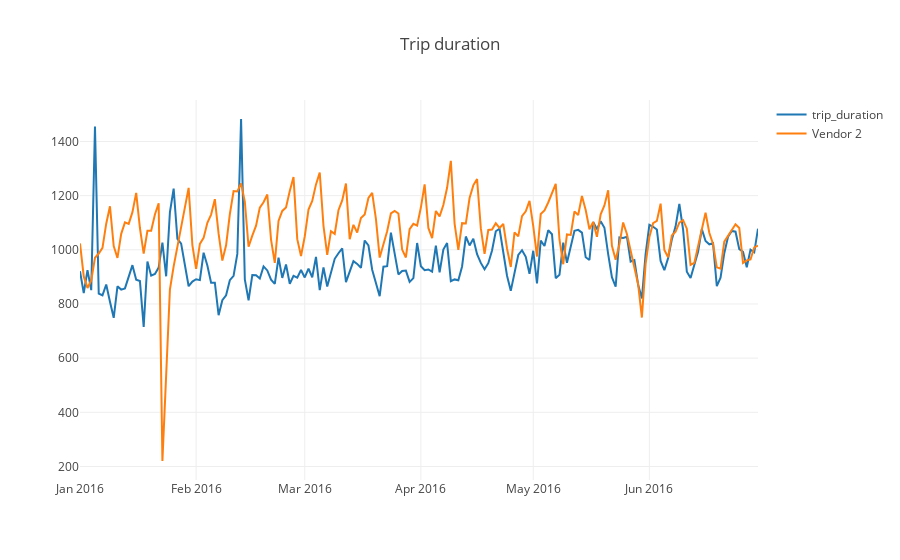

Notebook cell for this chart:
### Code cell
trace0 = go.Scatter(
    x=data_date.index,
    y=data_date['trip_duration'],
    name='trip_duration'
)
trace1 = go.Scatter(
    x=res_p.index,
    y=res_p[2]/4, # отмасштабируем для наглядности
    name='Vendor 2'
)

data_fig = [trace0, trace1]
layout = {'title': 'Trip duration '}

fig = go.Figure(data=data_fig, layout=layout)

iplot(fig, show_link=False)

### Figure 1 — Plotly figure (JSON) as saved in the notebook; plotly's stock layout.template omitted (floating-point values rounded to 4 significant figures; data arrays with more than 128 entries replaced by an {"elided": "..."} marker saying what was removed)
{"data": [{"name": "trip_duration", "type": "scatter", "uid": "eb839e9a-d878-11e8-8a52-90e6ba19a70c", "x": {"elided": "182 str values"}, "y": {"elided": "182 float values"}}, {"name": "Vendor 2", "type": "scatter", "uid": "eb839e9b-d878-11e8-8a52-90e6ba19a70c", "x": {"elided": "182 str values"}, "y": {"elided": "182 float values"}}], "layout": {"title": "Trip duration "}}
